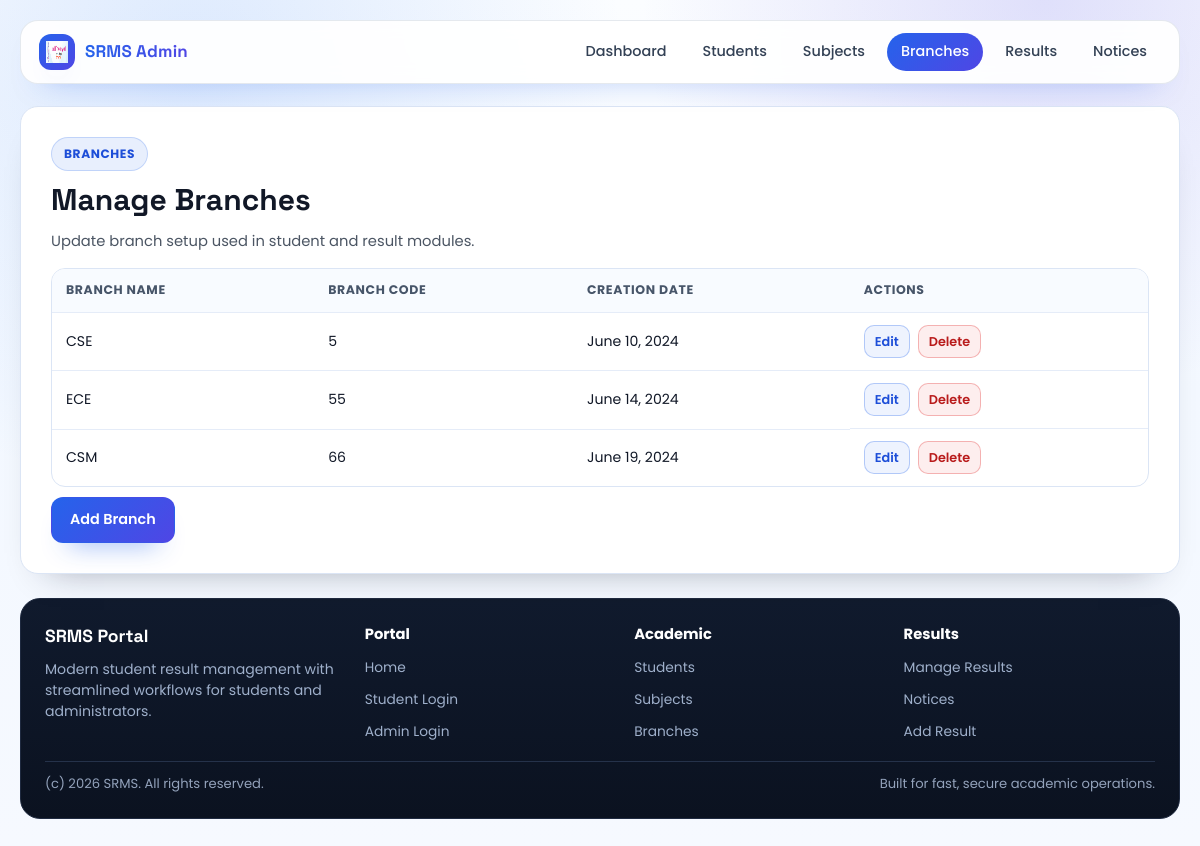
/branch/, run on the app's committed database.
### result/models.py (models this page shows, shortened)
class Branches(models.Model):
    branchName=models.CharField(max_length=225)
    branchCode=models.IntegerField()
    creationDate=models.DateField(default=date.today)

### result/views.py (the view)
# urls.py: path('branch/',views.ManageBranches,name="manage_branches"),
def ManageBranches(request):
    br=Branches.objects.raw("select id,branchName from result_branches")
    context={
        'br':br
    }
    return render(request,"manage_branches.html",context)

### result/templates/manage_branches.html (shortened to what this page needs)
{% load static %}
<!DOCTYPE html>
<html lang="en">
<head>
    <link rel="stylesheet" href="{% static 'modern_ui.css' %}">
</head>
<body>
<div class="page-shell">
    <div class="container">
        <header class="site-header">
            <div class="site-header-inner">
                <a class="brand" href="{% url 'base' %}">
                    <span class="brand-mark"><img src="{% static 'jntuh_logo.png' %}" alt="SRMS"></span>
                    <span>SRMS Admin</span>
                </a>
                <nav class="nav-links" aria-label="Admin Navigation">
                    <a class="nav-link" href="{% url 'admin_page' %}">Dashboard</a>
                    <a class="nav-link" href="{% url 'display_students' %}">Students</a>
                    <a class="nav-link" href="{% url 'manage_subjects' %}">Subjects</a>
                    <a class="nav-link active" href="{% url 'manage_branches' %}">Branches</a>
                    <a class="nav-link" href="{% url 'manage_results' %}">Results</a>
                    <a class="nav-link" href="{% url 'manage_notices' %}">Notices</a>
                </nav>
            </div>
        </header>
        <main class="main-stack">
            <section class="panel">
                <span class="badge">Branches</span>
                <h2>Manage Branches</h2>
                <p class="panel-subtitle">Update branch setup used in student and result modules.</p>
                <div class="table-wrap">
                    <table class="data-table">
                        <thead>
                            <tr>
                                <th>Branch Name</th>
                                <th>Branch Code</th>
                                <th>Creation Date</th>
                                <th>Actions</th>
                            </tr>
                        </thead>
                        <tbody>
                            {% for item in br %}
                            <tr>
                                <td>{{ item.branchName }}</td>
                                <td>{{ item.branchCode }}</td>
                                <td>{{ item.creationDate }}</td>
                                <td class="mini-actions">
                                    <a class="inline-link" href="{% url 'branch_update' item.id %}">Edit</a>
                                    <a class="inline-link danger-link" href="{% url 'branch_delete' item.id %}">Delete</a>
                                </td>
                            </tr>
                            {% empty %}
                            <tr>
                                <td colspan="4" class="empty-state">No branches available.</td>
                            </tr>
                            {% endfor %}
                        </tbody>
                    </table>
                </div>
                <div class="form-actions">
                    <a class="btn btn-primary" href="{% url 'add_branches' %}">Add Branch</a>
                </div>
            </section>
        </main>
        {% include "partials/site_footer.html" %}
    </div>
</div>
</body>
</html>

### data on the page
Branches: branchName "CSE", branchCode "5", creationDate "June 10, 2024"
Branches: branchName "ECE", branchCode "55", creationDate "June 14, 2024"
Branches: branchName "CSM", branchCode "66", creationDate "June 19, 2024"
